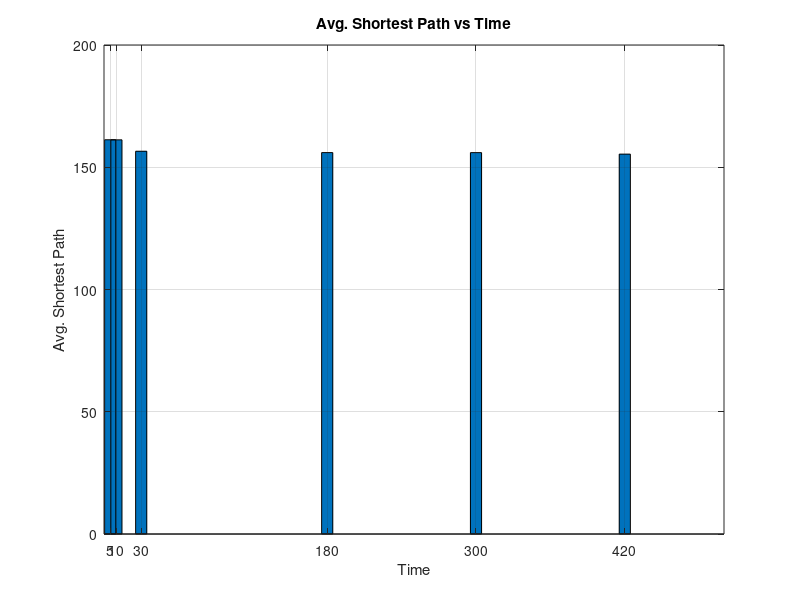

This figure's MATLAB source:
%Create the final bar graph

time_array = [5, 10, 30, 180, 300, 420];
score_array = [161.245, 161.215, 156.55, 155.995, 155.985, 155.37];

bar(time_array, score_array, 1.8);
xlabel('Time');
ylabel('Avg. Shortest Path');
title('Avg. Shortest Path vs Time');
grid on;
